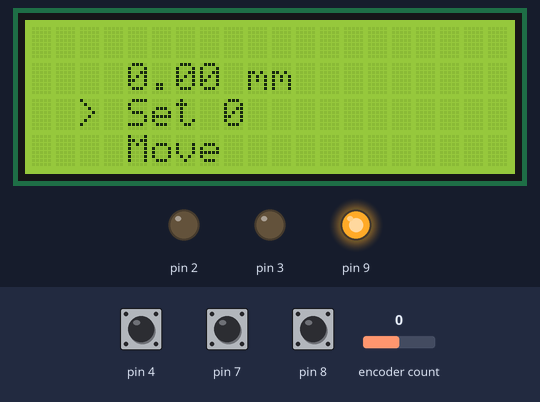
Simulated run of this program. Board: Arduino Nano, built with avr-gcc and run on an emulated ATmega328P. Shown: 20×4 character LCD, output pins drawn as LEDs (lit = HIGH). The test bench sets the inputs (shaded band); at power-on: encoder count 0, pin 4 HIGH, pin 7 HIGH, pin 8 HIGH.

Above: at 1.3 s.
1.4 s: encoder count set to -1
At 1.7 s:
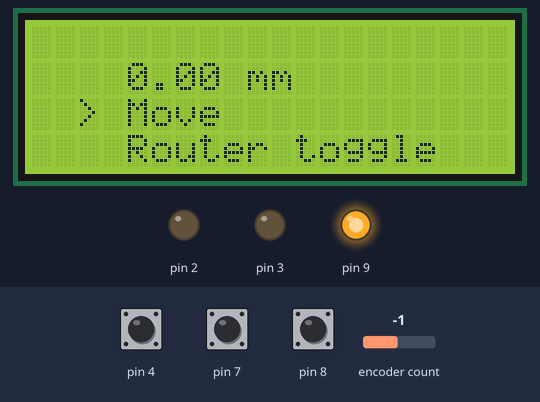
2.9 s: encoder count set to -2
At 4.0 s:
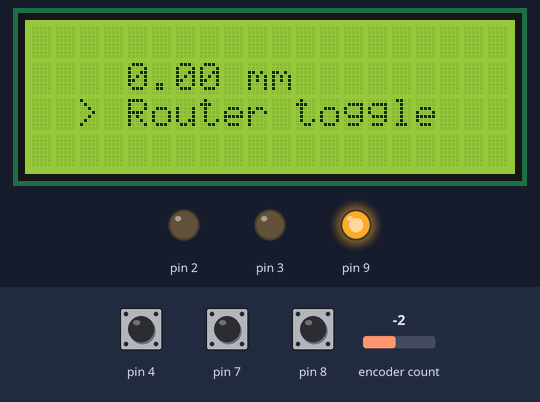
4.4 s: encoder count set to 2
At 5.0 s:
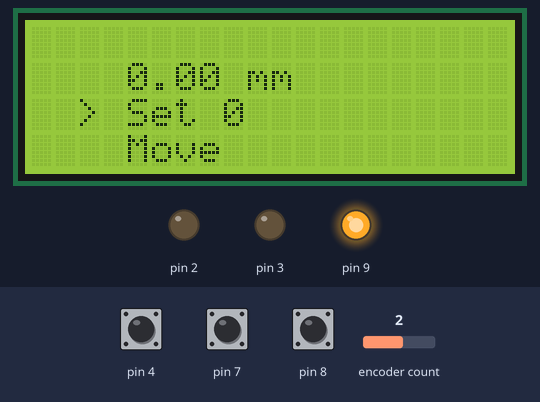
5.9 s: encoder count set to 1
At 6.3 s:
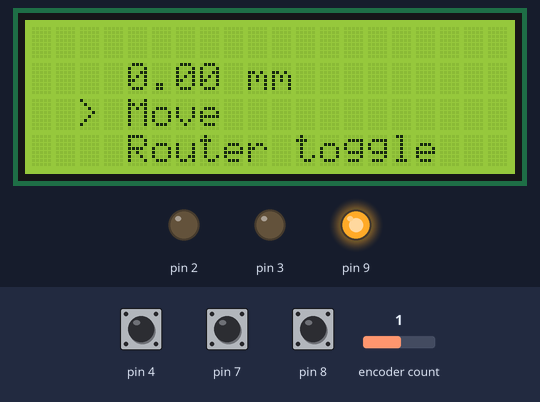
Timing chart, 0 to 8.4 s (numbered marks = the images above; inputs shaded):
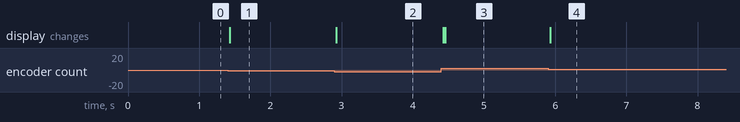

Measured:
- after the input at 1.4 s, the display: changes at once (image 1)
- after the input at 2.9 s, the display: changes at once (image 2)
- after the input at 4.4 s, the display: first changes at once (image 3 shows a later state)
- after the input at 5.9 s, the display: changes at once (image 4)

The program:

main.cpp
```cpp
#include <controller.h>

#include <Arduino.h>

using namespace RouterFW;

static void setupTimerInterrupt();

void setup()
{
  Controller::instance().begin();
  setupTimerInterrupt();
}

void loop()
{
  Controller::instance().tick();
}

static void setupTimerInterrupt()
{
  noInterrupts();

  // set timer0 interrupt at 2kHz
  TCCR0A = 0; // set entire TCCR2A register to 0
  TCCR0B = 0; // same for TCCR2B
  TCNT0 = 0;  // initialize counter value to 0
  // set compare match register for 2khz increments
  OCR0A = (16L * 10 ^ 6) / (2000L * 64) - 1; // (must be <256)
  // turn on CTC mode
  TCCR0A |= (1 << WGM01);
  // Set CS01 and CS00 bits for 64 prescaler
  TCCR0B |= (1 << CS01) | (1 << CS00);
  // enable timer compare interrupt
  TIMSK0 |= (1 << OCIE0A);

  interrupts();
}

ISR(TIMER0_COMPA_vect)
{
  Controller::instance().timerHandler();
}
```

controller.cpp
```cpp
#include <controller.h>
#include <ui.h>

namespace RouterFW
{

} // namespace RouterFW
```

controller.h
```cpp
#ifndef CONTROLLER_H
#define CONTROLLER_H

#include <fsm.h>
#include <io.h>
#include <states.h>
#include <stepper.h>
#include <ui.h>

#include <Rotary.h>

#include <stdint.h>

namespace RouterFW
{

class Controller
{
  public:
  static Controller& instance()
  {
    static Controller controller;
    return controller;
  }

  void begin()
  {
    enc.begin(true);
    pinMode(9, OUTPUT);
    digitalWrite(9, HIGH);
    UI::instance().begin();
    fsm.setState(StateMenu::instance());
  }
  void tick()
  {
    encPos = enc.process();
    button.tick();
    lowerLimit.tick();
    upperLimit.tick();
    fsm.update();
  }
  void timerHandler()
  {
    stepper.update();
  }
  inline DebouncedInput& getButton()
  {
    return button;
  }
  inline DebouncedInput& getUpperLimit()
  {
    return upperLimit;
  }
  inline DebouncedInput& getLowerLimit()
  {
    return lowerLimit;
  }
  inline Stepper& getStepper()
  {
    return stepper;
  }
  inline unsigned char getEncoderPos() const
  {
    return encPos;
  }
  inline int32_t getRouterPos() const
  {
    return routerPos;
  }
  inline void resetRouterPos()
  {
    routerPos = 0;
  }
  inline void incRouterPos(int32_t steps)
  {
    routerPos += steps;
  }

  private:
  Controller()
      : enc(5, 6), button(4), upperLimit(8), lowerLimit(7),
        stepper(200 /* steps */, 2 /* direction pin */, 3 /* step pin */), encPos(0), routerPos(0)
  {
  }
  Controller(const Controller&);
  Controller& operator=(const Controller&);

  FSM fsm;
  Rotary enc;
  DebouncedInput button;
  DebouncedInput upperLimit;
  DebouncedInput lowerLimit;
  Stepper stepper;
  unsigned char encPos;
  int32_t routerPos;
};

} // namespace RouterFW

#endif /* CONTROLLER_H */
```

fsm.h
```cpp
#ifndef FSM_H
#define FSM_H

class FSM;

class State
{
  public:
  State() = default;
  virtual ~State() = default;

  virtual void enter(FSM& fsm)
  {
    (void)fsm;
  }
  virtual void execute(FSM& fsm) = 0;
  virtual void exit(FSM& fsm)
  {
    (void)fsm;
  }
};

class FSM
{
  public:
  FSM() : curState(StateNull::instance())
  {
  }
  virtual ~FSM() = default;

  void update()
  {
    curState->execute(*this);
  }
  void setState(State* newState)
  {
    curState->exit(*this);
    curState = newState;
    curState->enter(*this);
  }

  private:
  class StateNull : public State
  {
public:
    static StateNull* instance()
    {
      static StateNull state;
      return &state;
    }

    void execute(FSM& fsm)
    {
      (void)fsm;
    }

private:
    StateNull() = default;
    virtual ~StateNull() = default;
    StateNull(const StateNull&);
    StateNull& operator=(const StateNull&);
  };

  State* curState;
};

#endif /* FSM_H */
```

io.h
```cpp
#ifndef IO_H
#define IO_H

#include <Arduino.h>

/* see: https://www.arduino.cc/en/Tutorial/Debounce */
class DebouncedInput
{
  public:
  DebouncedInput(uint8_t pin, bool usePullup = true) : pin(pin), debounceTime(10)
  {
    pinMode(pin, usePullup ? INPUT_PULLUP : INPUT);
    lastTime = millis();
    curState = digitalRead(pin);
    lastState = curState;
    lastReading = curState;
    valueValid = false;
  }

  bool rTrig() const
  {
    if (!valueValid)
    {
      return false;
    }
    return curState && !lastState;
  }

  bool fTrig() const
  {
    if (!valueValid)
    {
      return false;
    }
    return !curState && lastState;
  }

  void tick()
  {
    int reading = digitalRead(pin);
    if (reading != lastReading)
    {
      lastTime = millis();
    }
    if ((millis() - lastTime) > debounceTime && reading != curState)
    {
      lastState = curState;
      curState = reading;
      valueValid = true;
    }
    else
    {
      valueValid = false;
    }

    lastReading = reading;
  }

  private:
  uint8_t const pin;
  unsigned long const debounceTime;
  unsigned long lastTime;
  bool curState;
  bool lastState;
  bool lastReading;
  bool valueValid;
};

#endif /* IO_H */
```

states.cpp
```cpp
#include <controller.h>
#include <states.h>
#include <ui.h>

namespace RouterFW
{

using MenuAction = void (*)(FSM& fsm);
static struct
{
  char const* name;
  MenuAction const action;
} const choosableStates[] = {
    {.name = "Set 0        ",
     .action =
         [](FSM& fsm) {
           (void)fsm;
           Controller::instance().resetRouterPos();
           UI::instance().drawPos(0);
         }},
    {.name = "Move         ", .action = [](FSM& fsm) { fsm.setState(StateMove::instance()); }},
    {.name = "Router toggle", .action = [](FSM& fsm) {
       (void)fsm;
       auto curState = digitalRead(9);
       digitalWrite(9, curState == HIGH ? LOW : HIGH);
     }}};
static size_t const numChoosableStates = sizeof(choosableStates) / sizeof(choosableStates[0]);

void StateMenu::enter(FSM& fsm)
{
  (void)fsm;
  UI::instance().drawMenu(choosableStates[menuPos].name, menuPos + 1 < numChoosableStates
                                                             ? choosableStates[menuPos + 1].name
                                                             : "             ");
}

void StateMenu::execute(FSM& fsm)
{
  if (Controller::instance().getButton().rTrig())
  {
    choosableStates[menuPos].action(fsm);
    return;
  }
  if (Controller::instance().getEncoderPos())
  {
    if (Controller::instance().getEncoderPos() == DIR_CW && menuPos > 0)
    {
      menuPos--;
    }
    else if (Controller::instance().getEncoderPos() == DIR_CCW &&
             menuPos + 1 < numChoosableStates)
    {
      menuPos++;
    }
    UI::instance().drawMenu(choosableStates[menuPos].name, menuPos + 1 < numChoosableStates
                                                               ? choosableStates[menuPos + 1].name
                                                               : "             ");
  }
}

void StateMove::execute(FSM& fsm)
{
  if (Controller::instance().getEncoderPos())
  {
    auto const incSteps = (Controller::instance().getEncoderPos() == DIR_CCW) ? 10 : -10;
    Controller::instance().incRouterPos(incSteps);
    Controller::instance().getStepper().addSteps(incSteps);
    UI::instance().drawPos(Controller::instance().getRouterPos());
  }
  if (Controller::instance().getButton().rTrig())
  {
    fsm.setState(StateMenu::instance());
  }
}

} // namespace RouterFW
```

states.h
```cpp
#ifndef STATES_H
#define STATES_H

#include <fsm.h>

namespace RouterFW
{

class StateMenu : public State
{
  public:
  static StateMenu* instance()
  {
    static StateMenu state;
    return &state;
  }

  void enter(FSM& fsm);
  void execute(FSM& fsm);

  private:
  StateMenu() : menuPos(0)
  {
  }
  virtual ~StateMenu() = default;
  StateMenu(const StateMenu&);
  StateMenu& operator=(const StateMenu&);
  size_t menuPos;
};

class StateMove : public State
{
  public:
  static StateMove* instance()
  {
    static StateMove state;
    return &state;
  }

  void execute(FSM& fsm);

  private:
  StateMove() : routerPos(0)
  {
  }
  virtual ~StateMove() = default;
  StateMove(const StateMove&);
  StateMove& operator=(const StateMove&);
  int32_t routerPos;
};

} // namespace RouterFW

#endif /* STATES_H */
```

stepper.cpp
```cpp
#include <stepper.h>

#include <Arduino.h>

#include <util/atomic.h>

Stepper::Stepper(uint32_t numberOfSteps, uint8_t directionPin, uint8_t stepPin)
    : numberOfSteps(numberOfSteps), directionPin(directionPin), stepPin(stepPin), stepDelay(0),
      pinState(false)
{
  pinMode(directionPin, OUTPUT);
  pinMode(stepPin, OUTPUT);
  setSpeed(100);
}

void Stepper::update()
{
  if (pinState)
  {
    pinState = false;
    digitalWrite(stepPin, LOW);
    return;
  }
  if (!stepsLeft)
  {
    return;
  }
  auto now = micros();
  if (now - lastStepTime < stepDelay)
  {
    return;
  }

  pinState = true;
  digitalWrite(stepPin, HIGH);

  lastStepTime = now;

  stepsLeft += (stepsLeft > 0) ? -1 : 1;
}

void Stepper::setSpeed(uint32_t whatSpeed)
{
  stepDelay = 60L * 1000 * 1000 / (numberOfSteps * whatSpeed);
}

void Stepper::addSteps(int32_t numberOfSteps)
{
  uint8_t direction;
  ATOMIC_BLOCK(ATOMIC_FORCEON)
  {
    stepsLeft += numberOfSteps;
    direction =stepsLeft > 0 ? HIGH : LOW;
  }
  digitalWrite(directionPin, direction);
}

void Stepper::reset()
{
  ATOMIC_BLOCK(ATOMIC_FORCEON)
  {
    stepsLeft = 0;
  }
}
```

stepper.h
```cpp
#ifndef STEPPER_H
#define STEPPER_H

#include <stdint.h>

class Stepper
{
  public:
  Stepper(uint32_t numberOfSteps, uint8_t directionPin, uint8_t stepPin);

  /* to be called from outside an ISR */
  void setSpeed(uint32_t whatSpeed);
  void addSteps(int32_t numberOfSteps);
  void reset();
  /* to be called from insicde an ISR */
  void update();

  private:
  uint32_t const numberOfSteps;
  uint8_t const directionPin;
  uint8_t const stepPin;
  unsigned long stepDelay;
  int32_t volatile stepsLeft;
  unsigned long volatile lastStepTime;
  bool volatile pinState;
};

#endif /* STEPPER_H */
```

ui.h
```cpp
#ifndef UI_H
#define UI_H

#include <LiquidCrystal_I2C.h>

namespace RouterFW
{
class UI
{
  public:
  static UI& instance()
  {
    static UI instance;
    return instance;
  }

  void begin()
  {
    lcd.init();
    lcd.backlight();
    drawPos(0);
  }
  void drawPos(int32_t pos)
  {
    lcd.setCursor(4, 1);
    lcd.print((float)pos / 100);
    lcd.print(" mm         ");
  }
  void drawMenu(char const* firstItem, char const* secondItem)
  {
    lcd.setCursor(2, 2);
    lcd.print("> ");
    lcd.setCursor(4, 2);
    lcd.print(firstItem);
    lcd.setCursor(4, 3);
    lcd.print(secondItem);
  }

  private:
  UI() : lcd(0x27 /* lcd_Addr */, 20 /* lcd_cols */, 4 /* lcd_rows */)
  {
  }
  UI(const UI&);
  UI& operator=(const UI&);

  LiquidCrystal_I2C lcd;
};
} // namespace RouterFW

#endif /* UI_H */
```
